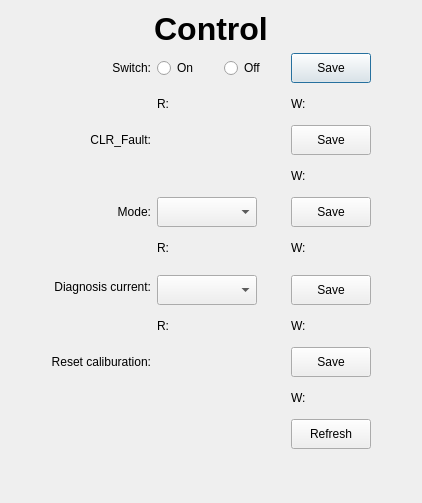
<?xml version="1.0" encoding="UTF-8"?>
<ui version="4.0">
 <class>ControlDialog</class>
 <widget class="QDialog" name="ControlDialog">
  <property name="geometry">
   <rect>
    <x>0</x>
    <y>0</y>
    <width>422</width>
    <height>503</height>
   </rect>
  </property>
  <property name="windowTitle">
   <string>ControlDialog</string>
  </property>
  <layout class="QGridLayout" name="gridLayout" columnstretch="0,0,1,1,0,0">
   <item row="0" column="1" colspan="4">
    <widget class="QLabel" name="label_2">
     <property name="font">
      <font>
       <family>Arial</family>
       <pointsize>24</pointsize>
       <weight>75</weight>
       <bold>true</bold>
      </font>
     </property>
     <property name="text">
      <string>Control</string>
     </property>
     <property name="alignment">
      <set>Qt::AlignCenter</set>
     </property>
    </widget>
   </item>
   <item row="1" column="1">
    <widget class="QLabel" name="label">
     <property name="minimumSize">
      <size>
       <width>0</width>
       <height>30</height>
      </size>
     </property>
     <property name="text">
      <string>Switch:</string>
     </property>
     <property name="alignment">
      <set>Qt::AlignRight|Qt::AlignTrailing|Qt::AlignVCenter</set>
     </property>
    </widget>
   </item>
   <item row="1" column="2" colspan="2">
    <widget class="QWidget" name="widget" native="true">
     <property name="minimumSize">
      <size>
       <width>100</width>
       <height>30</height>
      </size>
     </property>
     <layout class="QHBoxLayout" name="horizontalLayout">
      <property name="leftMargin">
       <number>0</number>
      </property>
      <property name="topMargin">
       <number>0</number>
      </property>
      <property name="rightMargin">
       <number>0</number>
      </property>
      <property name="bottomMargin">
       <number>0</number>
      </property>
      <item>
       <widget class="QRadioButton" name="switch_on_rb">
        <property name="text">
         <string>On</string>
        </property>
       </widget>
      </item>
      <item>
       <widget class="QRadioButton" name="switch_off_rb">
        <property name="text">
         <string>Off</string>
        </property>
       </widget>
      </item>
     </layout>
    </widget>
   </item>
   <item row="1" column="4">
    <widget class="QPushButton" name="switch_save_btn">
     <property name="minimumSize">
      <size>
       <width>0</width>
       <height>30</height>
      </size>
     </property>
     <property name="text">
      <string>Save</string>
     </property>
    </widget>
   </item>
   <item row="2" column="2">
    <widget class="QLabel" name="switch_r_label">
     <property name="minimumSize">
      <size>
       <width>80</width>
       <height>30</height>
      </size>
     </property>
     <property name="text">
      <string>R:</string>
     </property>
    </widget>
   </item>
   <item row="3" column="1">
    <widget class="QLabel" name="label_4">
     <property name="minimumSize">
      <size>
       <width>0</width>
       <height>30</height>
      </size>
     </property>
     <property name="text">
      <string>CLR_Fault:</string>
     </property>
     <property name="alignment">
      <set>Qt::AlignRight|Qt::AlignTrailing|Qt::AlignVCenter</set>
     </property>
    </widget>
   </item>
   <item row="3" column="4">
    <widget class="QPushButton" name="clr_fault_save_btn">
     <property name="minimumSize">
      <size>
       <width>0</width>
       <height>30</height>
      </size>
     </property>
     <property name="text">
      <string>Save</string>
     </property>
    </widget>
   </item>
   <item row="5" column="1">
    <widget class="QLabel" name="label_7">
     <property name="minimumSize">
      <size>
       <width>0</width>
       <height>30</height>
      </size>
     </property>
     <property name="text">
      <string>Mode:</string>
     </property>
     <property name="alignment">
      <set>Qt::AlignRight|Qt::AlignTrailing|Qt::AlignVCenter</set>
     </property>
    </widget>
   </item>
   <item row="5" column="2">
    <widget class="QComboBox" name="mode_cmb">
     <property name="minimumSize">
      <size>
       <width>100</width>
       <height>30</height>
      </size>
     </property>
    </widget>
   </item>
   <item row="5" column="4">
    <widget class="QPushButton" name="mode_save_btn">
     <property name="minimumSize">
      <size>
       <width>0</width>
       <height>30</height>
      </size>
     </property>
     <property name="text">
      <string>Save</string>
     </property>
    </widget>
   </item>
   <item row="6" column="0" rowspan="2">
    <spacer name="horizontalSpacer">
     <property name="orientation">
      <enum>Qt::Horizontal</enum>
     </property>
     <property name="sizeHint" stdset="0">
      <size>
       <width>40</width>
       <height>20</height>
      </size>
     </property>
    </spacer>
   </item>
   <item row="6" column="2">
    <widget class="QLabel" name="mode_r_label">
     <property name="minimumSize">
      <size>
       <width>80</width>
       <height>30</height>
      </size>
     </property>
     <property name="text">
      <string>R:</string>
     </property>
    </widget>
   </item>
   <item row="6" column="5" rowspan="2">
    <spacer name="horizontalSpacer_2">
     <property name="orientation">
      <enum>Qt::Horizontal</enum>
     </property>
     <property name="sizeHint" stdset="0">
      <size>
       <width>40</width>
       <height>20</height>
      </size>
     </property>
    </spacer>
   </item>
   <item row="7" column="1" rowspan="2">
    <widget class="QLabel" name="label_10">
     <property name="minimumSize">
      <size>
       <width>0</width>
       <height>30</height>
      </size>
     </property>
     <property name="text">
      <string>Diagnosis current:</string>
     </property>
     <property name="alignment">
      <set>Qt::AlignRight|Qt::AlignTrailing|Qt::AlignVCenter</set>
     </property>
    </widget>
   </item>
   <item row="8" column="2">
    <widget class="QComboBox" name="diagnosis_current_cmb">
     <property name="minimumSize">
      <size>
       <width>100</width>
       <height>30</height>
      </size>
     </property>
    </widget>
   </item>
   <item row="8" column="4">
    <widget class="QPushButton" name="diagnosis_current_save_btn">
     <property name="minimumSize">
      <size>
       <width>0</width>
       <height>30</height>
      </size>
     </property>
     <property name="text">
      <string>Save</string>
     </property>
    </widget>
   </item>
   <item row="9" column="2">
    <widget class="QLabel" name="diagnosis_current_r_label">
     <property name="minimumSize">
      <size>
       <width>80</width>
       <height>30</height>
      </size>
     </property>
     <property name="text">
      <string>R:</string>
     </property>
    </widget>
   </item>
   <item row="10" column="1">
    <widget class="QLabel" name="label_13">
     <property name="minimumSize">
      <size>
       <width>0</width>
       <height>30</height>
      </size>
     </property>
     <property name="text">
      <string>Reset caliburation:</string>
     </property>
     <property name="alignment">
      <set>Qt::AlignRight|Qt::AlignTrailing|Qt::AlignVCenter</set>
     </property>
    </widget>
   </item>
   <item row="10" column="4">
    <widget class="QPushButton" name="reset_caliburation_save_btn">
     <property name="minimumSize">
      <size>
       <width>0</width>
       <height>30</height>
      </size>
     </property>
     <property name="text">
      <string>Save</string>
     </property>
    </widget>
   </item>
   <item row="12" column="4">
    <widget class="QPushButton" name="refresh_btn">
     <property name="minimumSize">
      <size>
       <width>80</width>
       <height>30</height>
      </size>
     </property>
     <property name="text">
      <string>Refresh</string>
     </property>
    </widget>
   </item>
   <item row="13" column="2">
    <spacer name="verticalSpacer">
     <property name="orientation">
      <enum>Qt::Vertical</enum>
     </property>
     <property name="sizeHint" stdset="0">
      <size>
       <width>20</width>
       <height>40</height>
      </size>
     </property>
    </spacer>
   </item>
   <item row="2" column="4">
    <widget class="QLabel" name="switch_w_label">
     <property name="minimumSize">
      <size>
       <width>80</width>
       <height>30</height>
      </size>
     </property>
     <property name="text">
      <string>W:</string>
     </property>
    </widget>
   </item>
   <item row="4" column="4">
    <widget class="QLabel" name="clr_fault__w_label">
     <property name="minimumSize">
      <size>
       <width>80</width>
       <height>30</height>
      </size>
     </property>
     <property name="text">
      <string>W:</string>
     </property>
    </widget>
   </item>
   <item row="6" column="4">
    <widget class="QLabel" name="mode_w_label">
     <property name="minimumSize">
      <size>
       <width>80</width>
       <height>30</height>
      </size>
     </property>
     <property name="text">
      <string>W:</string>
     </property>
    </widget>
   </item>
   <item row="9" column="4">
    <widget class="QLabel" name="diagnosis_current_w_label">
     <property name="minimumSize">
      <size>
       <width>80</width>
       <height>30</height>
      </size>
     </property>
     <property name="text">
      <string>W:</string>
     </property>
    </widget>
   </item>
   <item row="11" column="4">
    <widget class="QLabel" name="reset_caliburation_w_label">
     <property name="minimumSize">
      <size>
       <width>80</width>
       <height>30</height>
      </size>
     </property>
     <property name="text">
      <string>W:</string>
     </property>
    </widget>
   </item>
  </layout>
 </widget>
 <layoutdefault spacing="6" margin="11"/>
 <resources/>
 <connections/>
</ui>
